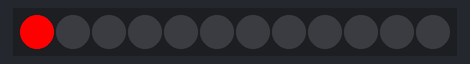
Simulated run of this sketch. Board: Arduino Mega 2560, built with avr-gcc and run on an emulated ATmega2560. Parts: 12 RGB LEDs in strip order, left to right.

Above: at 0.45 s.
At 2.25 s:
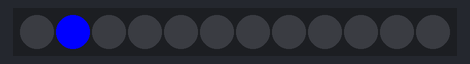
At 4.05 s:
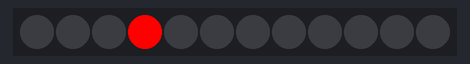
At 7.96 s:
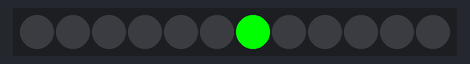
At 11.57 s:
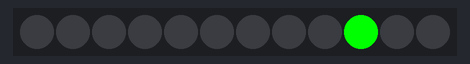
At 15.48 s:
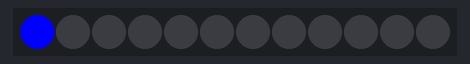

Measured:
- by itself, everything shown: repeats every 14.4 s, in 48 steps

The sketch:

WS2812LedTest.ino
```cpp
// (licence header left out)
#include <Adafruit_NeoPixel.h>

#define LED_PIN     6
#define NUM_LEDS    12

Adafruit_NeoPixel strip(NUM_LEDS, LED_PIN, NEO_GRB + NEO_KHZ800);

void setup() {
  strip.begin();
  strip.show();
  delay(300);
}

void loop() {
  for (int i = 0; i < NUM_LEDS; i++) {
    // Red Test
    setSingleLED(i, 255, 0, 0);
    delay(300);

    // Green Test
    setSingleLED(i, 0, 255, 0);
    delay(300);

    // Blue Test
    setSingleLED(i, 0, 0, 255);
    delay(300);

    // Turn off
    setSingleLED(i, 0, 0, 0);
    delay(300);
  }
}

void setSingleLED(int index, uint8_t r, uint8_t g, uint8_t b) {
  strip.clear();
  strip.setPixelColor(index, strip.Color(r, g, b));
  strip.show();
}
```
